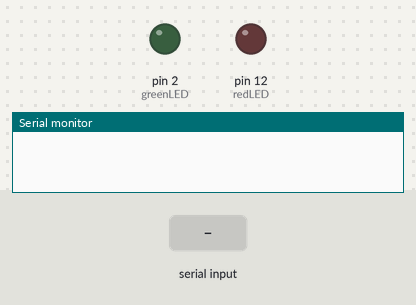
Recording of a sketch running on a simulated Arduino Uno, built with avr-gcc and run on an emulated ATmega328P. Shown: output pins drawn as LEDs (lit = HIGH), the last lines printed to the serial monitor. Dashed ring = blinking. Inputs (shaded band) come from the test bench.

Above: at 1.2 s.
1.3 s: "1\n" received over Serial
At 3.6 s:
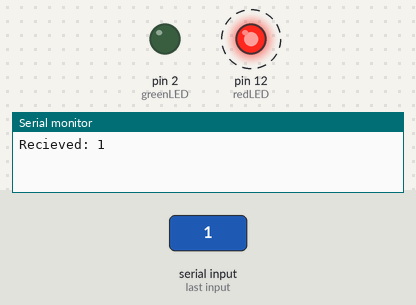
4.3 s: "0\n" received over Serial
At 5.1 s:
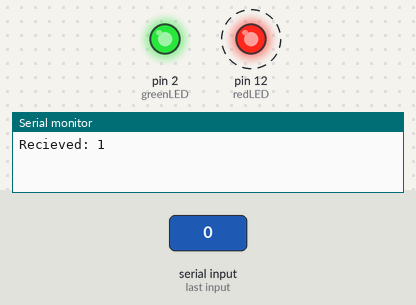
7.3 s: "2\n" received over Serial
At 10.6 s:
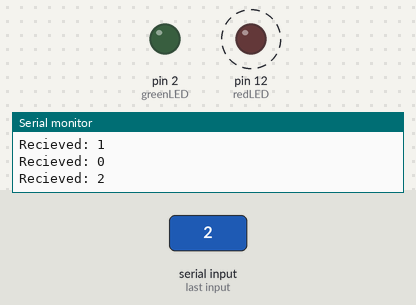
Timing chart, 0 to 12.1 s (numbered marks = the images above; inputs shaded):
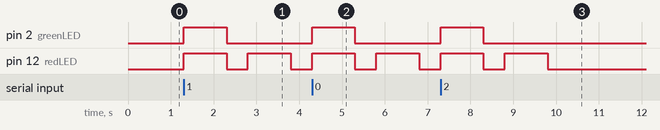

The sketch:

SelectiveToStringWORKING.ino
```cpp
// Adesso NuScan 5200TU
int greenLED = 2;
int redLED = 12;
String barcode = "";

void setup() {
  pinMode(greenLED, OUTPUT);
  pinMode(redLED, OUTPUT);
  Serial.begin(9600); // initialize, change to 115200 according to YT video?
}

void loop() {
  if (Serial.available()) { // check if there is serial input
    char num = Serial.read(); // read serial input
    if (isAlphaNumeric(num)) { // if barcode is alphanumeric
      barcode += num;
    }
    if (num == '\n') {
      digitalWrite(greenLED, HIGH); // turn on LED
      digitalWrite(redLED, HIGH);
      delay(1000);
      digitalWrite(greenLED, LOW); // turn off LED
      digitalWrite(redLED, LOW);
      delay(500);

      Serial.print("Recieved: ");
      Serial.println(barcode);
      String correct = String("55555P");
      if (barcode == correct){
        digitalWrite(greenLED, HIGH);
        delay(1000);
        digitalWrite(greenLED, LOW);
      } else{
        digitalWrite(redLED, HIGH);
        delay(1000);
        digitalWrite(redLED, LOW);
      }
      barcode = "";
    }
  }
}
```

Measured:
- after the input at 1.3 s, pin 2 (greenLED): LOW → HIGH at once, → LOW 1.0 s later; pin 12 (redLED): alternates HIGH for 1.0 s and LOW for 0.50 s, starting at once
- after the input at 4.3 s, pin 2 (greenLED): LOW → HIGH at once, → LOW 1.0 s later; pin 12 (redLED): alternates HIGH for 1.0 s and LOW for 0.50 s, starting at once
- after the input at 7.3 s, pin 2 (greenLED): LOW → HIGH at once, → LOW 1.0 s later; pin 12 (redLED): alternates HIGH for 1.0 s and LOW for 0.50 s, 4 changes in all, then stays LOW, starting at once
